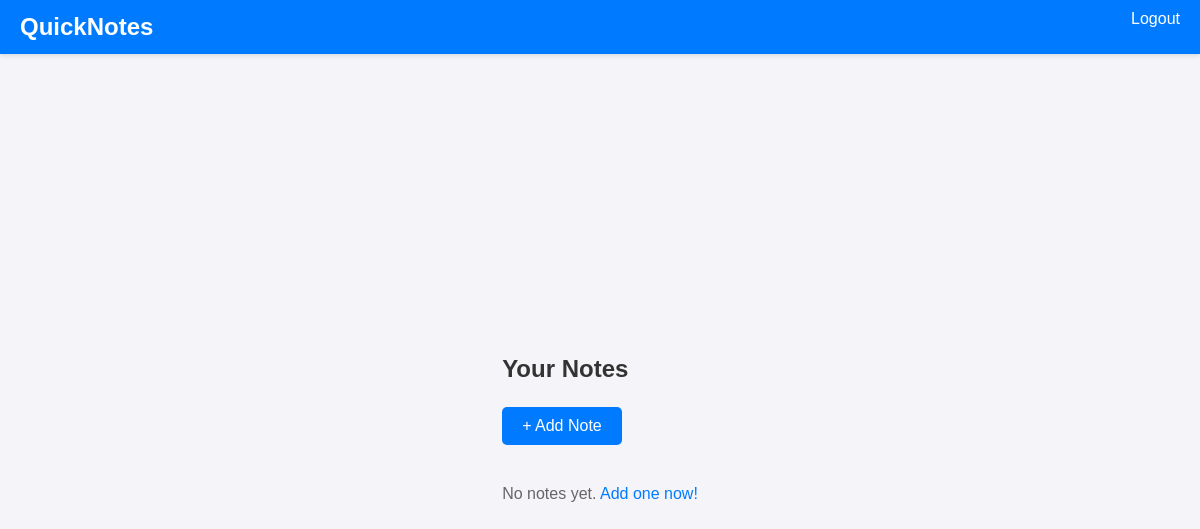
The page / (signed in) on the database as committed earlier.
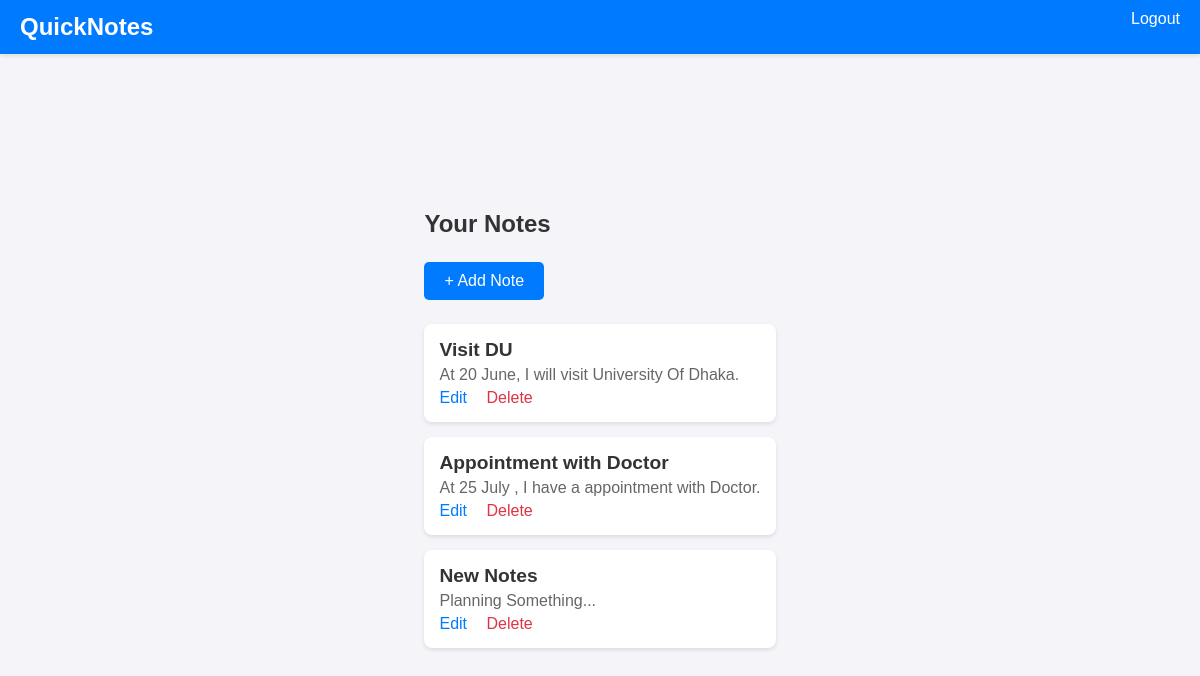
The same page on the database as committed later.
### notes/models.py (models this page shows, shortened)
class Note(models.Model):
    title = models.CharField(max_length=200)
    content = models.TextField()
    created_at = models.DateTimeField(auto_now_add=True)
    user = models.ForeignKey(User, on_delete=models.CASCADE)

### notes/views.py (the view)
# urls.py: path('', views.home, name='home'),
@login_required
def home(request):
    notes = Note.objects.filter(user=request.user)
    return render(request, 'notes/home.html', {'notes': notes})

### notes/templates/notes/home.html (shortened to what this page needs)
{% extends 'base.html' %}
{% block content %}
<div class="container">
    <h2>Your Notes</h2>
    <div>
        <a href="{% url 'create' %}" class="add-note">+ Add Note</a>
    </div>
    {% if notes %}
        <ul>
            {% for note in notes %}
                <li>
                    <strong>{{ note.title }}</strong>
                    <p>{{ note.content }}</p>
                    <a href="{% url 'update' note.id %}">Edit</a>
                    <a href="{% url 'delete' note.id %}" class="delete-link">Delete</a>
                </li>
            {% endfor %}
        </ul>
    {% else %}
        <p class="empty-state">No notes yet. <a href="{% url 'create' %}">Add one now!</a></p>
    {% endif %}
</div>
{% endblock %}

### notes/templates/base.html (shortened to what this page needs)
        <!DOCTYPE html>
<html lang="en">
<head>
</head>
<body>
    <header>
        <h1>QuickNotes</h1>
        <div class="auth-links">
            {% if user.is_authenticated %}
                <form action="{% url 'logout' %}" method="post" class="logout-form">
                    <input type="submit" value="Logout">
                </form>
            {% else %}
                <a href="{% url 'login' %}">Login</a>
            {% endif %}
        </div>
    </header>
    <div class="content">
        {% block content %}
        {% endblock %}
    </div>
</body>
</html>

### notes/templates/base.html (style rules this page uses)
body { background-color: #f4f4f9; font-family: Arial, sans-serif; margin: 0; min-height: 100vh; display: flex; flex-direction: column; }
header { background-color: #007bff; padding: 10px 20px; display: flex; justify-content: space-between; align-items: center; box-shadow: 0 2px 4px rgba(0, 0, 0, 0.1); }
header h1 { color: white; font-size: 1.5rem; margin: 0; }
header .auth-links { display: flex; align-items: center; }
header .auth-links a, header .auth-links input[type="submit"] { color: white; text-decoration: none; font-size: 1rem; background: none; border: none; cursor: pointer; padding: 0; margin-left: 20px; }
header .logout-form { display: inline; }
.content { flex: 1; display: flex; flex-direction: column; justify-content: center; }

### notes/templates/notes/home.html (style rules this page uses)
.container { max-width: 800px; margin: 0 auto; padding: 20px; }
h2 { font-size: 1.5rem; color: #333; margin-bottom: 1.5rem; }
.add-note { display: inline-block; background-color: #007bff; color: white; padding: 10px 20px; text-decoration: none; border-radius: 5px; margin-bottom: 1.5rem; transition: background-color 0.3s; }
ul { list-style: none; padding: 0; margin: 0; }
li { background: white; padding: 15px; margin-bottom: 15px; border-radius: 8px; box-shadow: 0 2px 4px rgba(0, 0, 0, 0.1); transition: transform 0.2s, box-shadow 0.2s; }
li strong { font-size: 1.2rem; color: #333; }
li p { margin: 5px 0; color: #666; }
li a { color: #007bff; text-decoration: none; margin-right: 15px; }
.delete-link { color: #dc3545; }

Rows that differ between the two databases and show on the page:
added Note: title "Visit DU", content "At 20 June, I will visit University Of Dhaka."
added Note: title "Appointment with Doctor", content "At 25 July , I have a appointment with Doctor."
added Note: title "New Notes", content "Planning Something..."
Other text that changed with them:
text no longer shown: "No notes yet. Add one now!"
